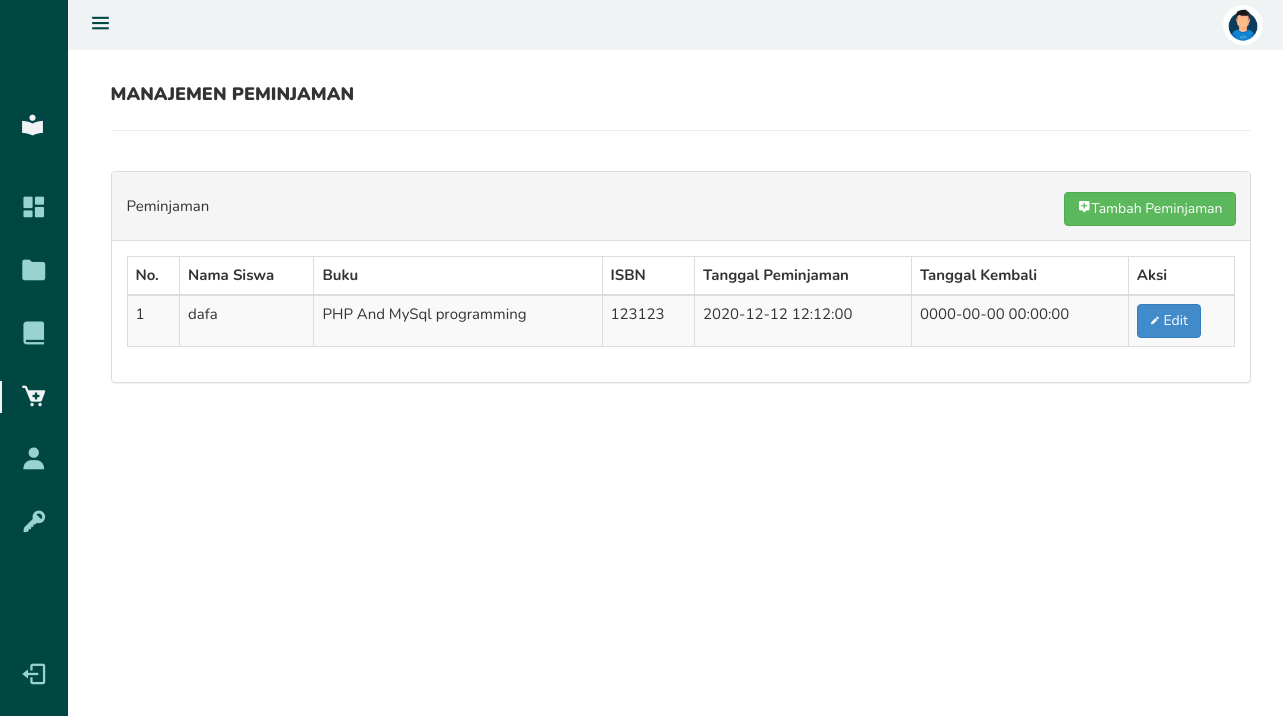
Screenshot of /admin/manajemen-peminjaman.php with the database file from the repository.
### tables this page shows
CREATE TABLE `peminjaman` (
  `id_pinjam` int(11) NOT NULL PRIMARY KEY AUTO_INCREMENT,
  `id_buku` int(11) NOT NULL,
  `id_siswa` varchar(11) NOT NULL,
  `tgl_pinjam` DATETIME NULL DEFAULT CURRENT_TIMESTAMP,
  `tgl_kembali` DATETIME NULL DEFAULT NULL ON UPDATE CURRENT_TIMESTAMP,
  `status` int(1) DEFAULT NULL,
  `denda` int(11) DEFAULT NULL
);

CREATE TABLE `siswa` (
  `no` int(11) NOT NULL AUTO_INCREMENT PRIMARY KEY,
  `id_siswa` varchar(11) NOT NULL,
  `nama_siswa` varchar(120) DEFAULT NULL,
  `email_siswa` varchar(120) DEFAULT NULL,
  `password` varchar(120) DEFAULT NULL,
  `no_telp` char(11) DEFAULT NULL,
  `status` int(1) DEFAULT NULL,
  `tgl_reg` DATETIME NULL DEFAULT CURRENT_TIMESTAMP,
  `tgl_update` DATETIME NULL DEFAULT NULL ON UPDATE CURRENT_TIMESTAMP
);

CREATE TABLE `buku` (
  `id_buku` int(11) NOT NULL PRIMARY KEY AUTO_INCREMENT,
  `id_kategori` int(11) NOT NULL,
  `nama_buku` varchar(255) DEFAULT NULL,
  `ISBN` int(11) DEFAULT NULL,
  `harga` int(11) DEFAULT NULL,
  `tgl_reg` DATETIME NULL DEFAULT CURRENT_TIMESTAMP,
  `tgl_update` DATETIME NULL DEFAULT NULL ON UPDATE CURRENT_TIMESTAMP
);

### admin/manajemen-peminjaman.php (the view, shortened to what this page needs)
<?php include('includes/config.php'); ?>
<!DOCTYPE html>
<html lang="en">
<head>
    <link href='https://cdn.jsdelivr.net/npm/boxicons@2.0.5/css/boxicons.min.css' rel='stylesheet'>
    <link href="assets/css/bootstrap.css" rel="stylesheet" />
    <link rel="stylesheet" href="assets/css/styles.css">
</head>
<body id="body-pd">
    <header class="header" id="header">
        <div class="header__toggle">
            <i class="bx bx-menu" id="header-toggle"></i>
        </div>
        <div class="header__img">
            <img src="assets/Img/profile.png" alt="">
        </div>
    </header>
    <div class="l-navbar" id="nav-bar">
        <nav class="nav">
            <div>
                <a href="dashboard.php" class="nav__logo">
                    <i class='bx bxs-book-reader nav__logo-icon'></i>
                </a>
                <div class="nav__list">
                    <a href="dashboard.php" class="nav__link">
                        <i class='bx bxs-dashboard nav__icon'></i>
                    </a>
                    <a href="manajemen-kategori.php" class="nav__link">
                        <i class='bx bxs-folder nav__icon'></i>
                    </a>
                    <a href="manajemen-buku.php" class="nav__link">
                        <i class='bx bxs-book-alt nav__icon'></i>
                    </a>
                    <a href="manajemen-peminjaman.php" class="nav__link active">
                        <i class='bx bxs-cart-add nav__icon'></i>
                    </a>
                    <a href="anggota.php" class="nav__link">
                        <i class='bx bxs-user nav__icon'></i>
                    </a>
                    <a href="ganti-pass.php" class="nav__link">
                        <i class='bx bxs-key nav__icon'></i>
                    </a>
                </div>
            </div>
            <a href="logout.php" class="nav__link">
                <i class='bx bx-log-out nav__icon'></i>
            </a>
        </nav>
    </div>
    <div class="content-wrapper">
        <div class="container">
            <div class="row pad-botm">
                <div class="col-md-12">
                    <h4 class="header-line">Manajemen Peminjaman</h4>
                </div>
                <div class="row">
                </div>
            </div>
            <div class="row">
                <div class="col-md-12">
                    <div class="panel panel-default">
                        <div class="panel-heading">
                            Peminjaman
                            <a href="tambah-peminjaman.php"><button class="btn btn-success nav__icon__add"><i class='bx bxs-message-alt-add '></i>Tambah Peminjaman</button></a>
                        </div>
                        <div class="panel-body">
                            <div class="table-responsive">
                                <table class="table table-striped table-bordered table-hover" id="dataTables-example">
                                    <thead>
                                        <tr>
                                            <th>No.</th>
                                            <th>Nama Siswa</th>
                                            <th>Buku</th>
                                            <th>ISBN </th>
                                            <th>Tanggal Peminjaman</th>
                                            <th>Tanggal Kembali</th>
                                            <th>Aksi</th>
                                        </tr>
                                    </thead>
                                    <tbody>
                                        <?php $sql = "SELECT siswa.nama_siswa, buku.nama_buku, buku.ISBN, peminjaman.tgl_pinjam, peminjaman.tgl_kembali, peminjaman.id_pinjam as rid from peminjaman join siswa on siswa.id_siswa = peminjaman.id_siswa join buku on buku.id_buku=peminjaman.id_buku order by peminjaman.id_pinjam desc";
                                        $query = $dbh->prepare($sql);
                                        $query->execute();
                                        $results = $query->fetchAll(PDO::FETCH_OBJ);
                                        $cnt = 1;
                                        if ($query->rowCount() > 0) {
                                            foreach ($results as $result) { ?>
                                                <tr class="odd gradeX">
                                                    <td class="center"><?php echo htmlentities($cnt); ?></td>
                                                    <td class="center"><?php echo htmlentities($result->nama_siswa); ?></td>
                                                    <td class="center"><?php echo htmlentities($result->nama_buku); ?></td>
                                                    <td class="center"><?php echo htmlentities($result->ISBN); ?></td>
                                                    <td class="center"><?php echo htmlentities($result->tgl_pinjam); ?></td>
                                                    <td class="center"><?php if ($result->tgl_kembali == "") {
                                                                            echo htmlentities("Belum Dikembalikan");
                                                                        } else {
                                                                            echo htmlentities($result->tgl_kembali);
                                                                        }
                                                                        ?></td>
                                                    <td class="center">
                                                        <a href="edit-peminjaman.php
                                                        ">
                                                            <button class="btn btn-primary"><i class='bx bxs-pencil nav__icon__lite'></i> Edit</button>
                                                    </td>
                                                </tr>
                                        <?php $cnt = $cnt + 1;
                                            }
                                        } ?>
                                    </tbody>
                                </table>
                            </div>
                        </div>
                    </div>
                </div>
            </div>
        </div>
    </div>
</body>
</html>

### admin/Assets/Css/styles.css (style rules this page uses)
:root { --header-height: 4rem; --nav-width: 68px; --first-color: #004643; --first-color-light: #99d3d0; --white-color: #eff3f3; --body-font: 'Nunito', sans-serif; --normal-font-size: 1.5rem; --z-fixed: 100; }
body { position: relative; margin: var(--header-height) 0 0 0; padding: 0 1rem; font-family: var(--body-font); font-size: var(--normal-font-size); transition: .5s; line-height: 28px; }
a { text-decoration: none; }
.header { width: 100%; height: var(--header-height); position: fixed; top: 0; left: 0; display: flex; align-items: center; justify-content: space-between; padding: 0 1rem; background-color: var(--white-color); z-index: var(--z-fixed); transition: .5s; }
.header__toggle { color: var(--first-color); font-size: 2.5rem; cursor: pointer; }
.header__img { width: 35px; height: 35px; display: flex; justify-content: center; border-radius: 50%; overflow: hidden; }
.header__img img { width: 40px; }
.content-wrapper { margin-top: 40px; min-height:800px; padding-bottom:90px; }
.header-line { font-weight: 900; padding-top:25px; padding-bottom:25px; border-bottom:1px solid #eeeeee; text-transform:uppercase; font-style: bold; }
.pad-botm { padding-bottom:30px; }
.l-navbar { position: fixed; top: 0; left: -30%; width: var(--nav-width); height: 100vh; background-color: var(--first-color); padding: .5rem 1rem 0 0; transition: .5s; z-index: var(--z-fixed); }
.nav { height: 100%; display: flex; flex-direction: column; justify-content: space-between; overflow: hidden; }
.nav__logo, .nav__link { display: grid; grid-template-columns: max-content max-content; align-items: center; column-gap: 2rem; padding: 1.25rem 1rem; }
.nav__logo { margin-bottom: 3rem; }
.nav__logo-icon { font-size: 2.5rem; margin-left: 1rem; color: var(--white-color); }
.nav__link { position: relative; color: var(--first-color-light); margin-bottom: 1rem; transition: .3s; }
.nav__icon { font-size: 2.75rem; margin-left: 1rem; }
.nav__icon__lite { font-size: 1rem; padding: auto; }
.nav__icon__add { display: inline; position: absolute; right: 3rem; }
.active { color: var(--white-color); }
.active::before { content: ''; position: absolute; left: 0; width: 2px; height: 32px; background-color: var(--white-color); }
@media screen and (min-width: 768px) { body { margin: calc(var(--header-height) + 1rem) 0 0 0; padding-left: calc(var(--nav-width) + 2rem); } }
@media screen and (min-width: 768px) { .header { height: calc(var(--header-height) + 1rem); padding: 0 2rem 0 calc(var(--nav-width) + 2rem); } }
@media screen and (min-width: 768px) { .header__img { width: 40px; height: 40px; } }
@media screen and (min-width: 768px) { .header__img img { width: 45px; } }
@media screen and (min-width: 768px) { .l-navbar { left: 0; padding: 1rem 1rem 0 0; } }

### rows the page displays
peminjaman: siswa.nama_siswa "dafa", id_buku.nama_buku "PHP And MySql programming", id_buku.ISBN "123123", tgl_pinjam "2020-12-12 12:12:00", tgl_kembali "0000-00-00 00:00:00"
